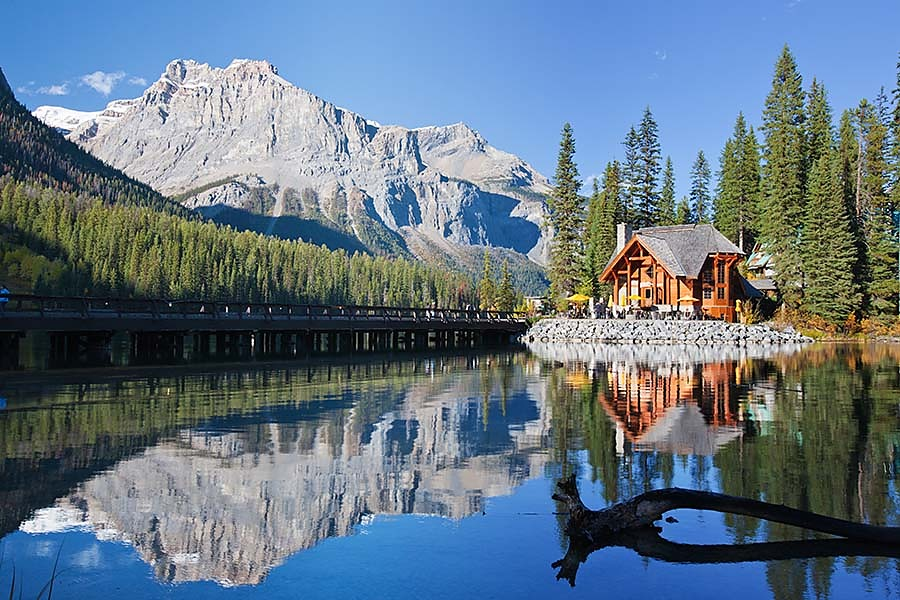
#> input picture priroda.jpg, 900 x 600 px
$ python kanale.py
#> lines starting #> are read from the running program, lines starting #| are printed output that depends on the picture
from PIL import Image

# 1. Otvoríme súbor s obrázkom
img = Image.open("priroda.jpg")
#> img is the input picture: PIL image 900x600 RGB; mean R, G, B 99.4, 117.5, 133

# 2. Rozdelíme RGB obrázok na tri samostatné farebné zložky (kanály)
# Premenné r, g, b teraz obsahujú čiernobiele verzie (režim "L")
# intenzity každej farby.
r, g, b = img.split()
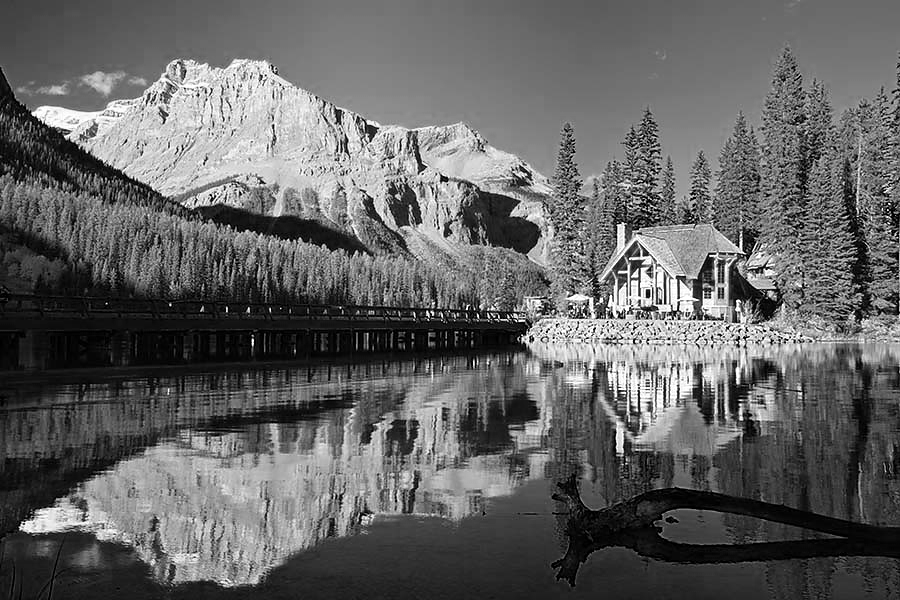
#> r: PIL image 900x600 L; min 0, max 255, mean 99.4
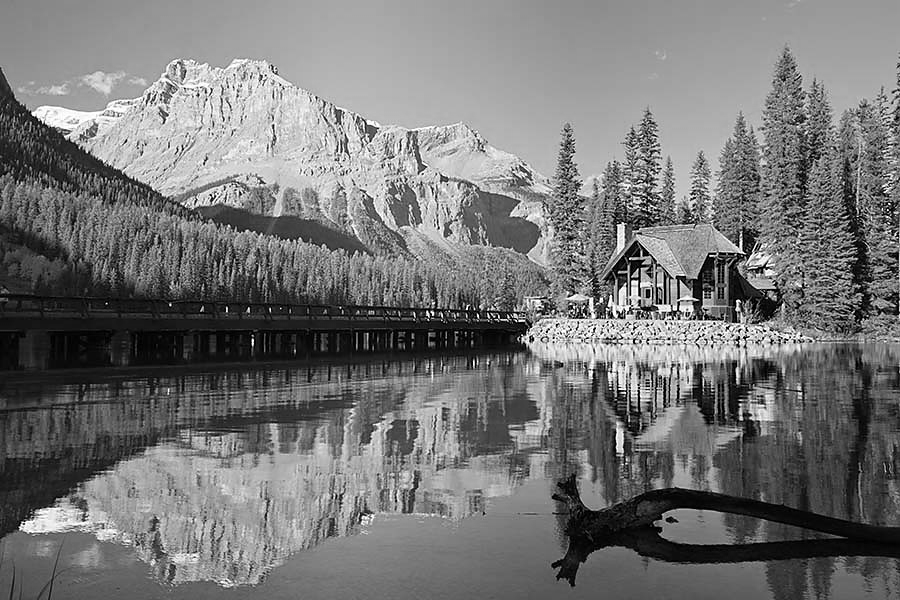
#> g: PIL image 900x600 L; min 0, max 255, mean 117.5
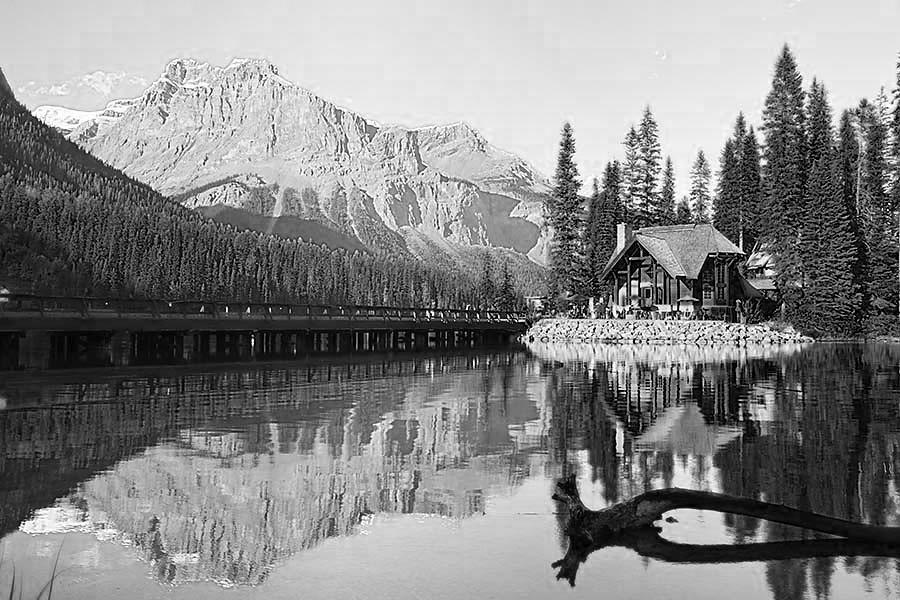
#> b: PIL image 900x600 L; min 0, max 255, mean 133

# 3. Vytvoríme nový obrázok, ktorý bude obsahovať iba červenú zložku
# Image.new("L", img.size) vytvorí úplne čierne "plátno" (nulovú intenzitu)
# Image.merge spojí: pôvodnú červenú + čiernu (namiesto G) + čiernu (namiesto B)
red_img = Image.merge("RGB", (r, Image.new("L", img.size), Image.new("L", img.size)))
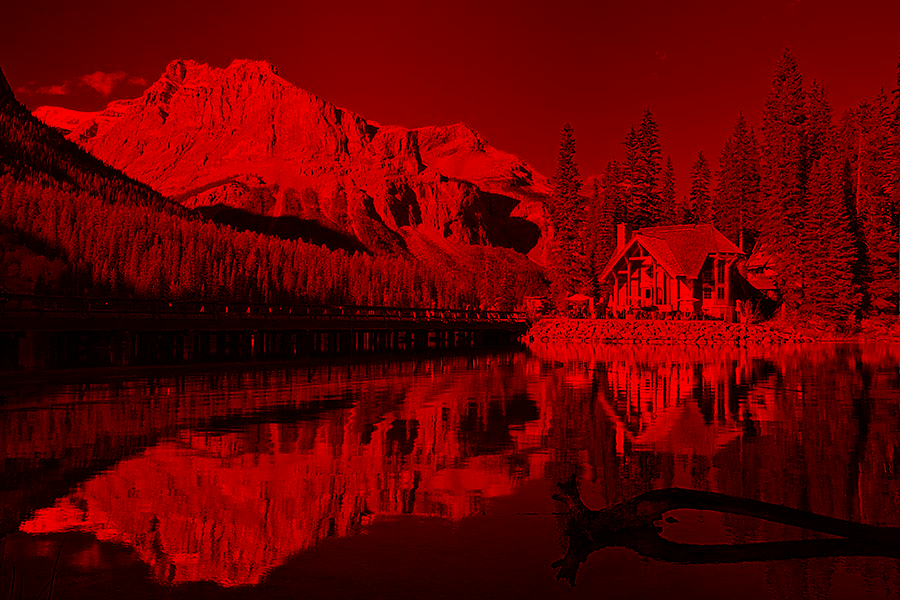
#> red_img: PIL image 900x600 RGB; mean R, G, B 99.4, 0, 0

# 4. To isté urobíme pre zelenú (červená a modrá budú čierne)
green_img = Image.merge("RGB", (Image.new("L", img.size), g, Image.new("L", img.size)))
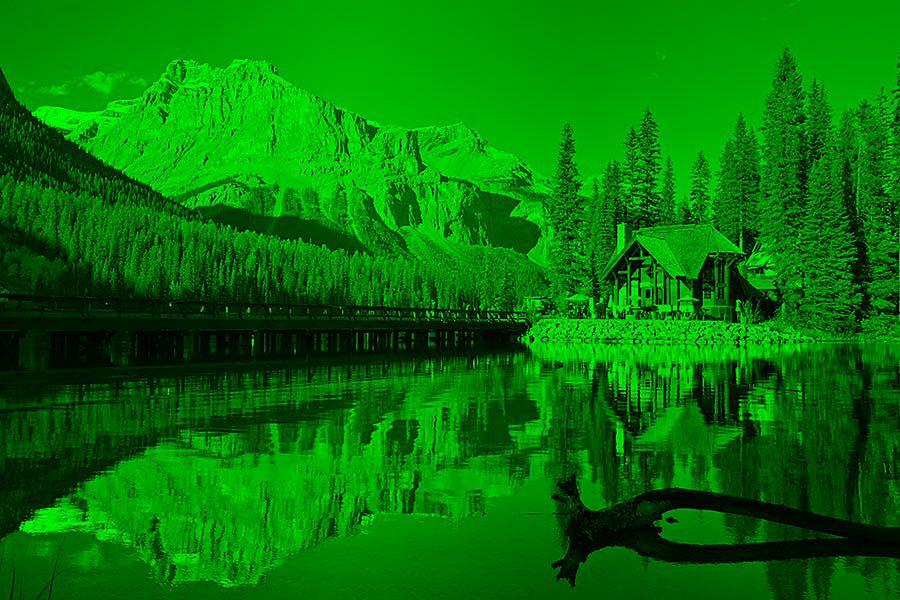
#> green_img: PIL image 900x600 RGB; mean R, G, B 0, 117.5, 0

# 5. A pre modrú (červená a zelená budú čierne)
blue_img = Image.merge("RGB", (Image.new("L", img.size), Image.new("L", img.size), b))
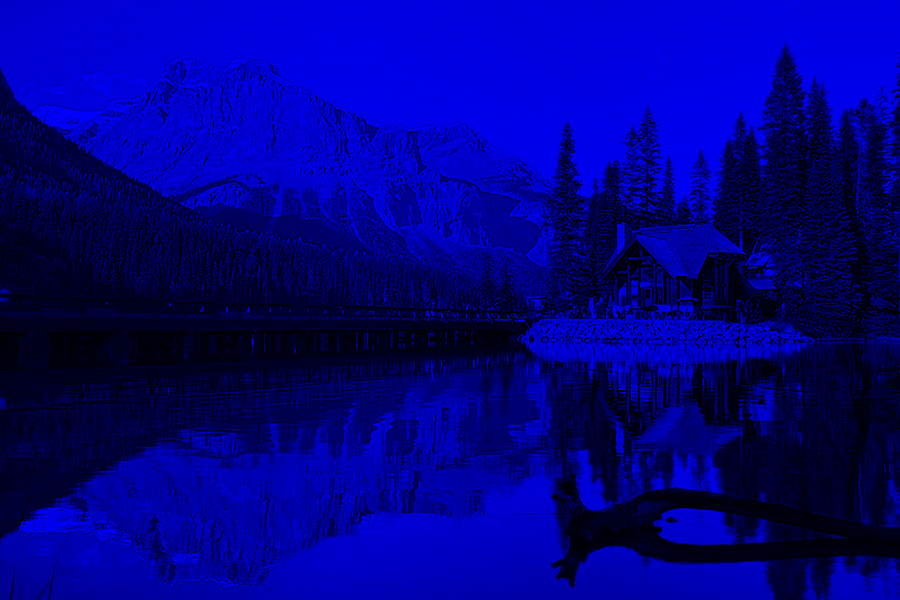
#> blue_img: PIL image 900x600 RGB; mean R, G, B 0, 0, 133

# 6. Zobrazenie výsledných jednofarebných obrázkov
red_img.show()
green_img.show()
blue_img.show()
